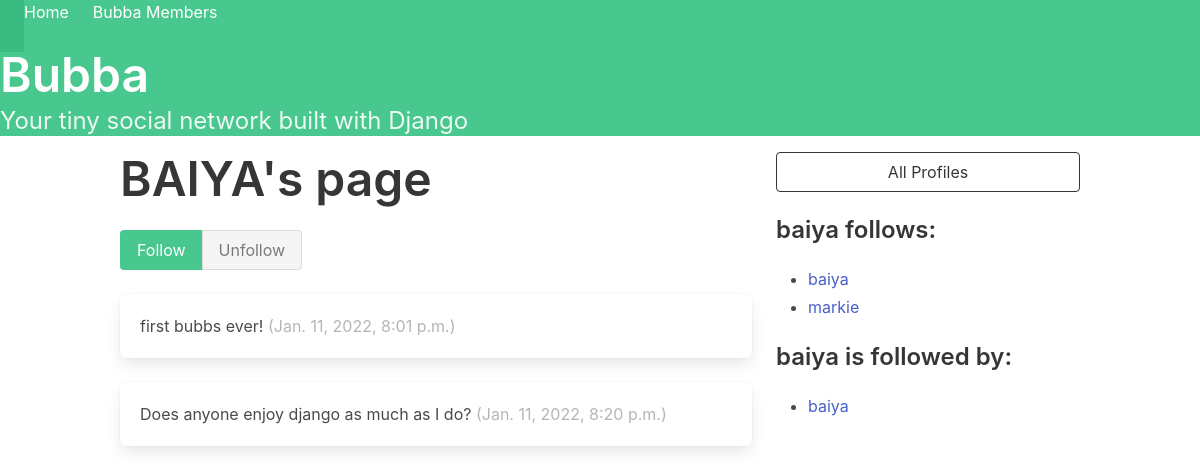
Page /profile/6 on the earlier database version.
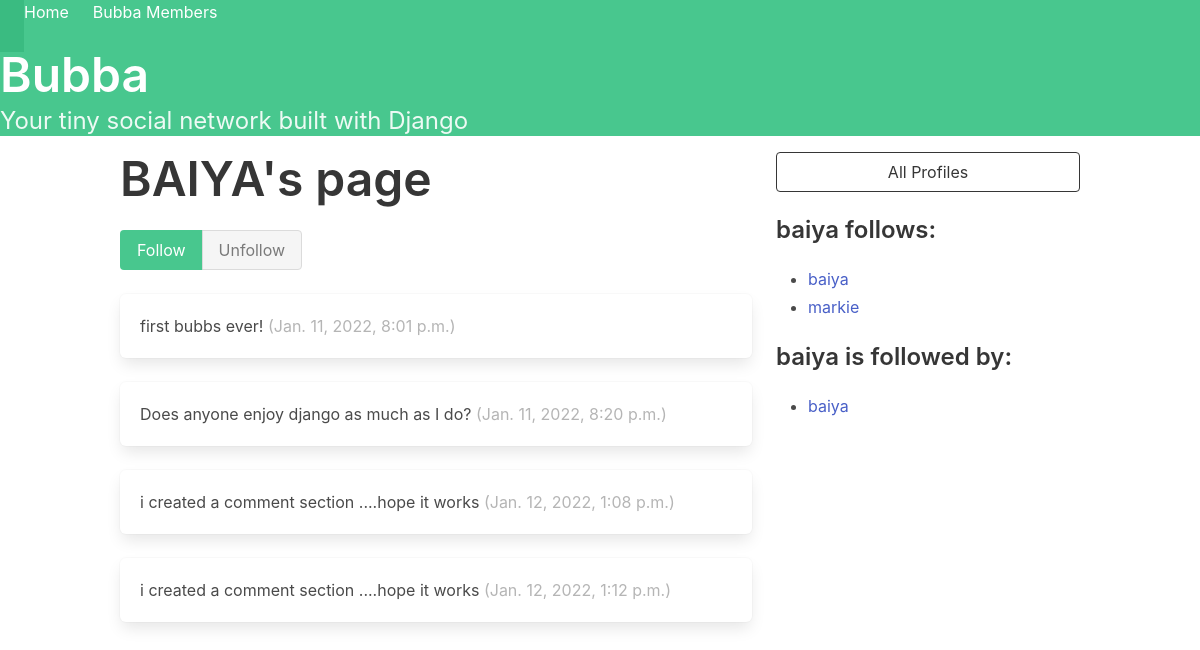
Same page on the later database version.
### bubba/models.py (models this page shows, shortened)
class Bubbas(models.Model):
    user=models.ForeignKey(User,related_name="bubbs",on_delete=models.DO_NOTHING)
    body=models.CharField(max_length=140)
    created_at=models.DateTimeField(auto_now_add=True)

class Profile(models.Model):
    user=models.OneToOneField(User,on_delete=models.CASCADE)
    follows=models.ManyToManyField(
        "self",
        related_name="followed_by",
        symmetrical=False,#users can follow someone without them following back
        blank=True #users don't need to follow anyone
    )
    def __str__(self):
        return self.user.username

### bubba/views.py (the view, shortened to what this page needs)
# urls.py: path("profile/<int:pk>",profile,name="profile"),
def profile(request,pk):
    profile=Profile.objects.get(pk=pk)
    context={'profile':profile}
    return render(request,"bubba/profile.html",context)

### bubba/templates/bubba/profile.html (shortened to what this page needs)
{% extends 'base.html' %}
{% block content %}
<div class="column">
    <div class="block">
    <h1 class="title is-1">
        {{profile.user.username|upper}}'s page
    </h1>
    <form method="post">
        <div class="buttons has-addons">
            {% if profile in user.profile.follows.all %}
            <button class="button is-success is-static">Follow</button>
            <button class="button is-danger"name="follow" value="unfollow">Unfollow</button>
        {% else %}
            <button class="button is-success"name="follow" value="follow">Follow</button>
            <button class="button is-danger is-static">Unfollow</button>
        {% endif %}
        </div>
    </form>
</div>
<div class="content">
    {% for bubb in profile.user.bubbs.all %}
        <div class="box">
            {{ bubb.body }}
            <span class="is-small has-text-grey-light">
                ({{ bubb.created_at }})
            </span>
        </div>
    {% endfor %}
</div>
</div>
<div class="column is-one-third">
    <div class="block">
        <a href="/profile_list/">
            <button class="button is-dark is-outlined is-fullwidth">
                All Profiles
            </button>
        </a>
    </div>
    <div class="block">
        <h3 class="title is-4">
            {{profile.user.username}} follows:
        </h3>
        <div class="content">
            <ul>
            {% for following in profile.follows.all %}
                <li>
                    <a href="{% url 'profile' following.id %}">
                        {{ following }}
                    </a>
                </li>
            {% endfor %}
            </ul>
        </div>
    </div>
    <div class="block">
        <h3 class="title is-4">
            {{profile.user.username}} is followed by:
        </h3>
        <div class="content">
            <ul>
            {% for follower in profile.followed_by.all %}
                <li>
                    <a href="{% url 'profile' follower.id %}">
                        {{ follower }}
                    </a>
                </li>
            {% endfor %}
            </ul>
        </div>
    </div>
</div>
{% endblock content %}

Differences in the rows shown:
added Bubbas: body "i created a comment section ....hope it works", created_at "Jan. 12, 2022, 1:08 p.m."
added Bubbas: body "i created a comment section ....hope it works", created_at "Jan. 12, 2022, 1:12 p.m."
